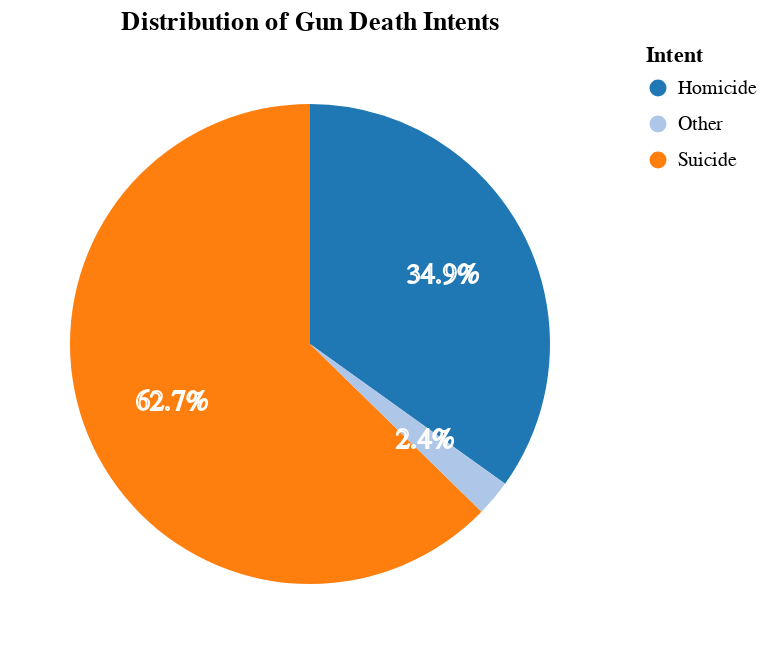

The notebook cell saved with this chart:
### Code cell
# Data Story #1 (truth) - Pie Chart
import pandas as pd
import altair as alt

df = pd.read_csv("gun_deaths.csv")

df['intent_clean'] = df['intent'].replace({
    'Accidental': 'Other',
    'Undetermined': 'Other'})

intent_counts = df['intent_clean'].value_counts().reset_index()
intent_counts.columns = ['intent', 'count']

intent_counts['percent'] = intent_counts['count'] / intent_counts['count'].sum() * 100

base = alt.Chart(intent_counts).encode(
    theta=alt.Theta("count:Q", stack=True),
    color=alt.Color("intent:N", title="Intent", scale=alt.Scale(scheme='category20')))

pie = base.mark_arc(outerRadius=120).properties(
    title="Distribution of Gun Death Intents", width=300, height=300)

labels = base.mark_text(
    radius=75,
    size=14,
    color=('white'),
    stroke='white',
    strokeWidth=1
).encode(
    text='percent_str:N'
).transform_calculate(
    percent_str="format(datum.percent, '.1f') + '%'"
)

truth_chart = pie + labels
truth_chart

### Figure 1 — Vega-Lite specification as saved in the notebook (floating-point values rounded to 4 significant figures)
{"config": {"view": {"continuousWidth": 300, "continuousHeight": 300}}, "layer": [{"mark": {"type": "arc", "outerRadius": 120}, "encoding": {"color": {"field": "intent", "scale": {"scheme": "category20"}, "title": "Intent", "type": "nominal"}, "theta": {"field": "count", "stack": true, "type": "quantitative"}}, "title": "Distribution of Gun Death Intents"}, {"mark": {"type": "text", "color": "white", "radius": 75, "size": 14, "stroke": "white", "strokeWidth": 1}, "encoding": {"color": {"field": "intent", "scale": {"scheme": "category20"}, "title": "Intent", "type": "nominal"}, "text": {"field": "percent_str", "type": "nominal"}, "theta": {"field": "count", "stack": true, "type": "quantitative"}}, "transform": [{"calculate": "format(datum.percent, '.1f') + '%'", "as": "percent_str"}]}], "data": {"name": "data-969981768cc72499b34c05371e417b87"}, "height": 300, "width": 300, "$schema": "https://vega.github.io/schema/vega-lite/v5.20.1.json", "datasets": {"data-969981768cc72499b34c05371e417b87": [{"intent": "Suicide", "count": 63175, "percent": 62.68}, {"intent": "Homicide", "count": 35176, "percent": 34.9}, {"intent": "Other", "count": 2446, "percent": 2.427}]}}
